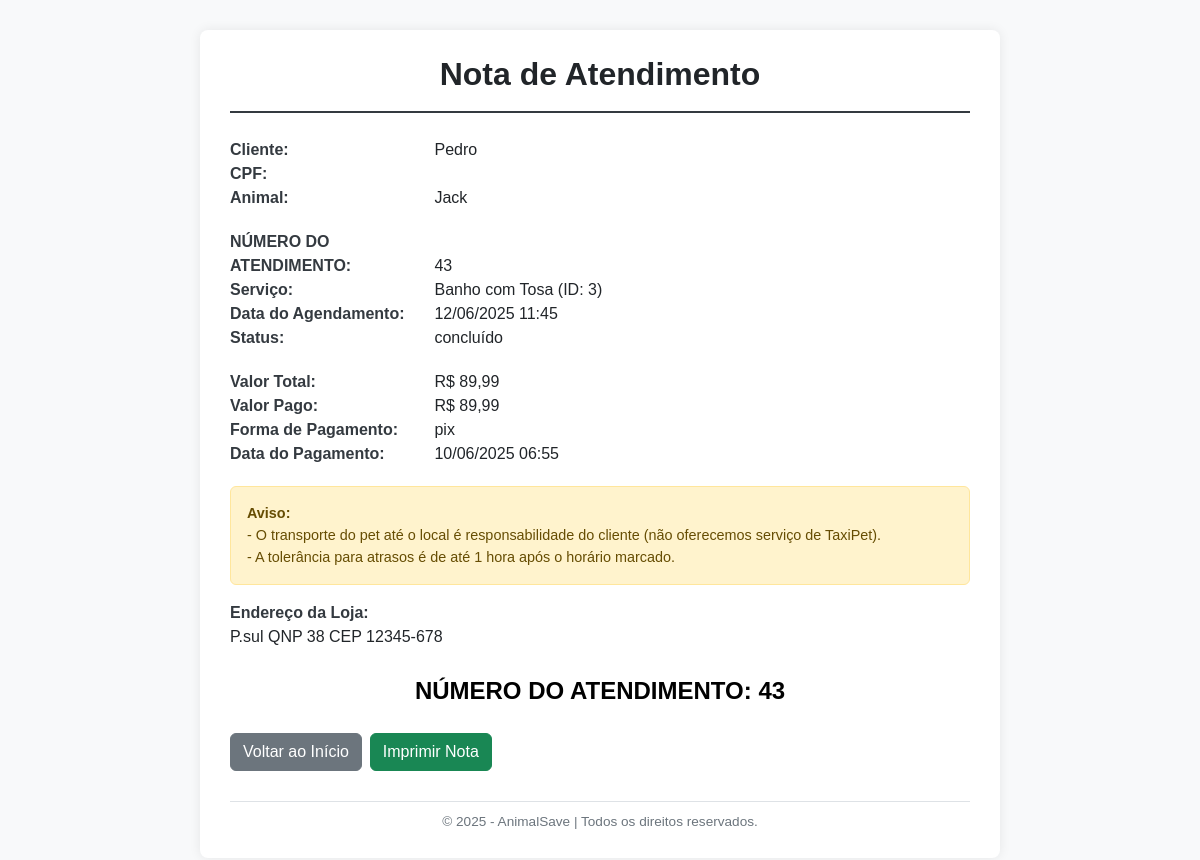
The page /AnimalSaveFinal/pages/nota.php?id_agendamento=43 (signed in) on the database its author committed.
### tables this page shows
CREATE TABLE `agendamentos` (
  `id_agendamento` int(11) NOT NULL,
  `id_animal` int(11) DEFAULT NULL,
  `data_hora` datetime NOT NULL,
  `id_servico` int(11) DEFAULT NULL,
  `status` enum('confirmado','cancelado','concluído') DEFAULT 'confirmado',
  `valor` decimal(10,2) NOT NULL,
  `observacoes` text DEFAULT NULL,
  `created` timestamp NOT NULL DEFAULT current_timestamp(),
  `modified` timestamp NOT NULL DEFAULT current_timestamp() ON UPDATE current_timestamp(),
  `id_cliente` int(11) DEFAULT NULL
);

CREATE TABLE `clientes` (
  `id_cliente` int(11) NOT NULL,
  `nome` varchar(255) NOT NULL,
  `cpf` varchar(14) DEFAULT NULL,
  `foto` varchar(255) NOT NULL,
  `telefone` varchar(15) DEFAULT NULL,
  `endereco` varchar(255) DEFAULT NULL,
  `email` varchar(255) DEFAULT NULL,
  `senha` varchar(255) NOT NULL,
  `created` timestamp NOT NULL DEFAULT current_timestamp(),
  `modified` timestamp NOT NULL DEFAULT current_timestamp() ON UPDATE current_timestamp()
);

CREATE TABLE `animais` (
  `id_animal` int(11) NOT NULL,
  `id_cliente` int(11) DEFAULT NULL,
  `nome` varchar(255) NOT NULL,
  `foto` varchar(255) NOT NULL,
  `tipo` varchar(50) DEFAULT NULL,
  `raca` varchar(100) DEFAULT NULL,
  `idade` int(11) DEFAULT NULL,
  `peso` decimal(5,2) DEFAULT NULL,
  `observacoes` text DEFAULT NULL,
  `created` timestamp NOT NULL DEFAULT current_timestamp(),
  `modified` timestamp NOT NULL DEFAULT current_timestamp() ON UPDATE current_timestamp()
);

CREATE TABLE `servicos` (
  `id_servico` int(11) NOT NULL,
  `nome` varchar(255) NOT NULL,
  `descricao` text DEFAULT NULL,
  `preco` decimal(10,2) DEFAULT NULL,
  `created` timestamp NOT NULL DEFAULT current_timestamp(),
  `modified` timestamp NOT NULL DEFAULT current_timestamp() ON UPDATE current_timestamp()
);

CREATE TABLE `pagamentos` (
  `id_pagamento` int(11) NOT NULL,
  `id_agendamento` int(11) DEFAULT NULL,
  `valor_pago` decimal(10,2) NOT NULL,
  `forma_pagamento` enum('dinheiro','cartão','pix') NOT NULL,
  `data_pagamento` datetime NOT NULL,
  `status` enum('pago','pendente') DEFAULT 'pendente',
  `created` timestamp NOT NULL DEFAULT current_timestamp(),
  `modified` timestamp NOT NULL DEFAULT current_timestamp() ON UPDATE current_timestamp()
);

### AnimalSaveFinal/pages/nota.php (the view, shortened to what this page needs)
<?php
include('../config/config.php');
$id_agendamento = $_GET['id_agendamento'];
$stmt = $pdo->prepare("
    SELECT
        Ag.*,
        An.nome AS nome_animal,
        Cl.nome AS nome_cliente,
        Cl.cpf,
        S.id_servico,
        S.nome AS nome_servico,
        Pg.forma_pagamento,
        Pg.valor_pago,
        Pg.data_pagamento
    FROM Agendamentos Ag
    JOIN Animais An ON Ag.id_animal = An.id_animal
    JOIN Clientes Cl ON An.id_cliente = Cl.id_cliente
    JOIN Servicos S ON Ag.id_servico = S.id_servico
    LEFT JOIN Pagamentos Pg ON Pg.id_agendamento = Ag.id_agendamento
    WHERE Ag.id_agendamento = ?
");
$stmt->execute([$id_agendamento]);
$nota = $stmt->fetch(PDO::FETCH_ASSOC);
?>
<!DOCTYPE html>
<html lang="pt-br">
<head>
    <link href="https://cdn.jsdelivr.net/npm/bootstrap@5.3.6/dist/css/bootstrap.min.css" rel="stylesheet">
</head>
<body>
    <div class="nota-container">
        <div class="nota-header">
            <h2>Nota de Atendimento</h2>
        </div>
        <div class="nota-section">
            <strong>Cliente:</strong> <?= htmlspecialchars($nota['nome_cliente']) ?><br>
            <strong>CPF:</strong> <?= htmlspecialchars($nota['cpf']) ?><br>
            <strong>Animal:</strong> <?= htmlspecialchars($nota['nome_animal']) ?>
        </div>
        <div class="nota-section">
            <strong>NÚMERO DO ATENDIMENTO:</strong> <?= htmlspecialchars($nota['id_agendamento']) ?><br>
            <strong>Serviço:</strong> <?= htmlspecialchars($nota['nome_servico']) ?> (ID: <?= htmlspecialchars($nota['id_servico']) ?>)<br>
            <strong>Data do Agendamento:</strong> <?= date('d/m/Y H:i', strtotime($nota['data_hora'])) ?><br>
            <strong>Status:</strong> <?= htmlspecialchars($nota['status']) ?>
        </div>
        <div class="nota-section">
            <strong>Valor Total:</strong> R$ <?= number_format($nota['valor'], 2, ',', '.') ?><br>
            <strong>Valor Pago:</strong> R$ <?= number_format($nota['valor_pago'], 2, ',', '.') ?><br>
            <strong>Forma de Pagamento:</strong> <?= htmlspecialchars($nota['forma_pagamento']) ?><br>
            <strong>Data do Pagamento:</strong> <?= $nota['data_pagamento'] ? date('d/m/Y H:i', strtotime($nota['data_pagamento'])) : 'Pendente' ?>
        </div>
        <div class="alert alert-warning nota-alert" role="alert">
            <strong>Aviso:</strong><br>
            - O transporte do pet até o local é responsabilidade do cliente (não oferecemos serviço de TaxiPet).<br>
            - A tolerância para atrasos é de até 1 hora após o horário marcado.
        </div>
        <div class="nota-section">
            <strong>Endereço da Loja:</strong><br>
            P.sul QNP 38 CEP 12345-678
        </div>
        <div class="text-center my-4">
            <p style="font-size: 1.5rem; font-weight: bold; color: #000;">
                NÚMERO DO ATENDIMENTO: <?= htmlspecialchars($nota['id_agendamento']) ?>
            </p>
        </div>
        <div class="d-flex gap-2 no-print">
            <a href="../index.php" class="btn btn-secondary">Voltar ao Início</a>
            <button class="btn btn-success" onclick="window.print()">Imprimir Nota</button>
        </div>
        <div class="nota-footer">
            &copy; <?= date('Y') ?> - AnimalSave | Todos os direitos reservados.
        </div>
    </div>
</body>
</html>

### AnimalSaveFinal/pages/nota.php (style rules this page uses)
body { font-family: "Arial", sans-serif; background-color: #f8f9fa; padding: 30px; }
.nota-container { background: #fff; padding: 25px 30px; border-radius: 8px; box-shadow: 0 0 12px rgba(0, 0, 0, 0.08); max-width: 800px; margin: auto; }
.nota-header { text-align: center; border-bottom: 2px solid #343a40; padding-bottom: 10px; margin-bottom: 25px; }
.nota-header h2 { font-weight: bold; }
.nota-section { margin-bottom: 20px; }
.nota-section strong { display: inline-block; width: 200px; color: #343a40; }
.nota-alert { font-size: 0.9rem; }
.nota-footer { text-align: center; font-size: 0.85rem; color: #6c757d; margin-top: 30px; border-top: 1px solid #dee2e6; padding-top: 10px; }
.no-print { margin-top: 20px; }

### rows shown on the page
agendamentos: id_cliente.nome "Pedro", id_animal.nome "Jack", id_agendamento "43", id_servico.nome "Banho com Tosa", id_servico.id_servico "3", data_hora "12/06/2025 11:45", status "concluído", valor "89,99", pagamentos.valor_pago "89,99", pagamentos.forma_pagamento "pix", pagamentos.data_pagamento "10/06/2025 06:55"
